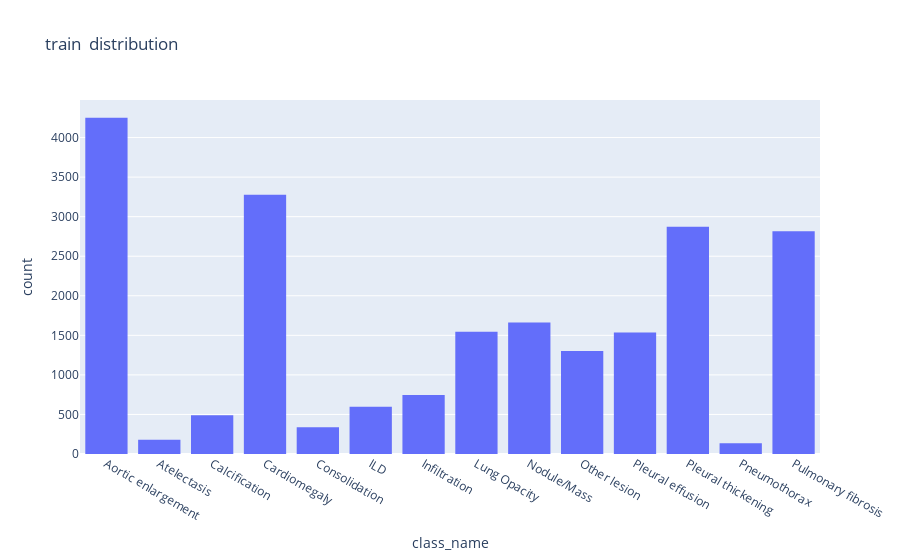
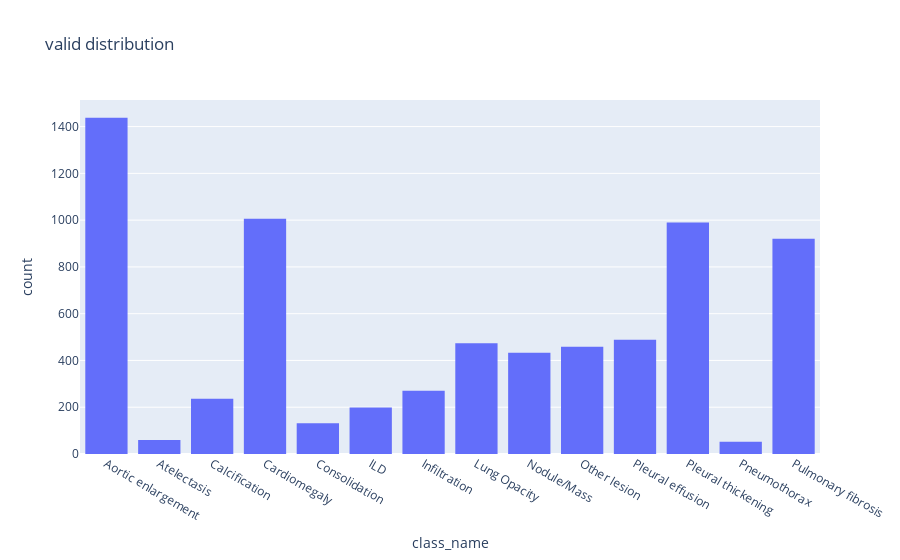
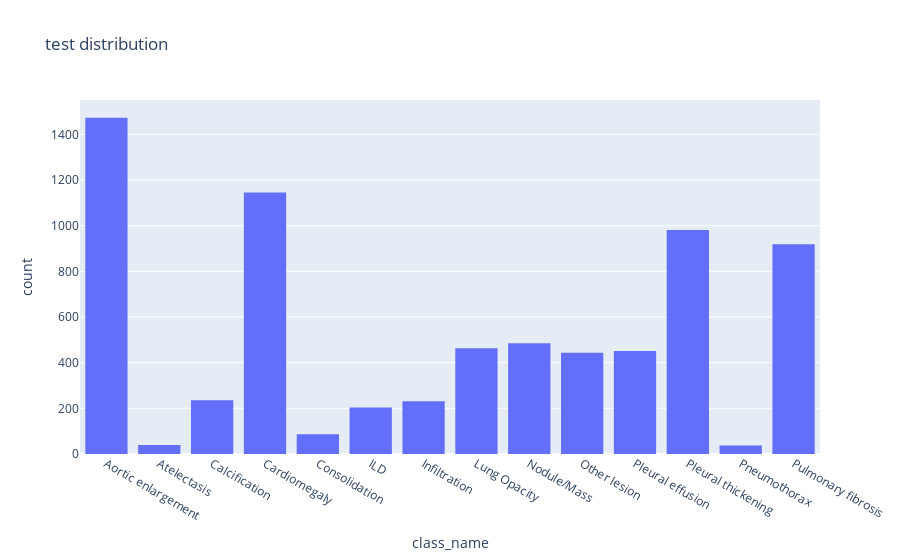

The notebook cell these images were saved under, in order:
### Code cell
import plotly.express as px

x = 'class_name'
train_fig = px.histogram(df_train.sort_values(by=x), x=x, title='train  distribution')
val_fig = px.histogram(df_valid.sort_values(by=x), x=x, title='valid distribution')
test_fig = px.histogram(df_test.sort_values(by=x), x=x, title='test distribution')

# Show the histograms
train_fig.show()
val_fig.show()
test_fig.show()

### Figure 1 — Plotly figure (JSON) as saved in the notebook; plotly's stock layout.template omitted (floating-point values rounded to 4 significant figures; data arrays with more than 128 entries replaced by an {"elided": "..."} marker saying what was removed)
{"data": [{"alignmentgroup": "True", "bingroup": "x", "hovertemplate": "class_name=%{x}<br>count=%{y}<extra></extra>", "legendgroup": "", "marker": {"color": "#636efa", "pattern": {"shape": ""}}, "name": "", "offsetgroup": "", "orientation": "v", "showlegend": false, "x": {"elided": "21747 str values"}, "xaxis": "x", "yaxis": "y", "type": "histogram"}], "layout": {"xaxis": {"anchor": "y", "domain": [0.0, 1.0], "title": {"text": "class_name"}}, "yaxis": {"anchor": "x", "domain": [0.0, 1.0], "title": {"text": "count"}}, "legend": {"tracegroupgap": 0}, "title": {"text": "train  distribution"}, "barmode": "relative"}}

### Figure 2 — Plotly figure (JSON) as saved in the notebook; plotly's stock layout.template omitted (floating-point values rounded to 4 significant figures; data arrays with more than 128 entries replaced by an {"elided": "..."} marker saying what was removed)
{"data": [{"alignmentgroup": "True", "bingroup": "x", "hovertemplate": "class_name=%{x}<br>count=%{y}<extra></extra>", "legendgroup": "", "marker": {"color": "#636efa", "pattern": {"shape": ""}}, "name": "", "offsetgroup": "", "orientation": "v", "showlegend": false, "x": {"elided": "7156 str values"}, "xaxis": "x", "yaxis": "y", "type": "histogram"}], "layout": {"xaxis": {"anchor": "y", "domain": [0.0, 1.0], "title": {"text": "class_name"}}, "yaxis": {"anchor": "x", "domain": [0.0, 1.0], "title": {"text": "count"}}, "legend": {"tracegroupgap": 0}, "title": {"text": "valid distribution"}, "barmode": "relative"}}

### Figure 3 — Plotly figure (JSON) as saved in the notebook; plotly's stock layout.template omitted (floating-point values rounded to 4 significant figures; data arrays with more than 128 entries replaced by an {"elided": "..."} marker saying what was removed)
{"data": [{"alignmentgroup": "True", "bingroup": "x", "hovertemplate": "class_name=%{x}<br>count=%{y}<extra></extra>", "legendgroup": "", "marker": {"color": "#636efa", "pattern": {"shape": ""}}, "name": "", "offsetgroup": "", "orientation": "v", "showlegend": false, "x": {"elided": "7193 str values"}, "xaxis": "x", "yaxis": "y", "type": "histogram"}], "layout": {"xaxis": {"anchor": "y", "domain": [0.0, 1.0], "title": {"text": "class_name"}}, "yaxis": {"anchor": "x", "domain": [0.0, 1.0], "title": {"text": "count"}}, "legend": {"tracegroupgap": 0}, "title": {"text": "test distribution"}, "barmode": "relative"}}
